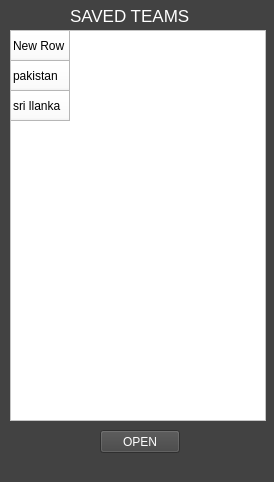
<?xml version="1.0" encoding="UTF-8"?>
<ui version="4.0">
 <class>saved_windows</class>
 <widget class="QMainWindow" name="saved_windows">
  <property name="geometry">
   <rect>
    <x>0</x>
    <y>0</y>
    <width>274</width>
    <height>482</height>
   </rect>
  </property>
  <property name="windowTitle">
   <string>MainWindow</string>
  </property>
  <property name="styleSheet">
   <string notr="true">                        background-color: rgb(66,66,66);
</string>
  </property>
  <widget class="QWidget" name="centralwidget">
   <widget class="QLabel" name="label">
    <property name="geometry">
     <rect>
      <x>70</x>
      <y>0</y>
      <width>131</width>
      <height>31</height>
     </rect>
    </property>
    <property name="font">
     <font>
      <pointsize>13</pointsize>
     </font>
    </property>
    <property name="styleSheet">
     <string notr="true">color : white
</string>
    </property>
    <property name="text">
     <string>SAVED TEAMS</string>
    </property>
   </widget>
   <widget class="QPushButton" name="open_button">
    <property name="geometry">
     <rect>
      <x>100</x>
      <y>430</y>
      <width>80</width>
      <height>23</height>
     </rect>
    </property>
    <property name="styleSheet">
     <string notr="true">color: white		</string>
    </property>
    <property name="text">
     <string>OPEN</string>
    </property>
   </widget>
   <widget class="QTableWidget" name="saved_windows_table">
    <property name="geometry">
     <rect>
      <x>10</x>
      <y>30</y>
      <width>256</width>
      <height>391</height>
     </rect>
    </property>
    <property name="styleSheet">
     <string notr="true">background-color: rgb(255, 255, 255);</string>
    </property>
    <row>
     <property name="text">
      <string>New Row</string>
     </property>
    </row>
    <row>
     <property name="text">
      <string>pakistan</string>
     </property>
    </row>
    <row>
     <property name="text">
      <string>sri llanka</string>
     </property>
    </row>
   </widget>
  </widget>
 </widget>
 <resources/>
 <connections/>
</ui>
